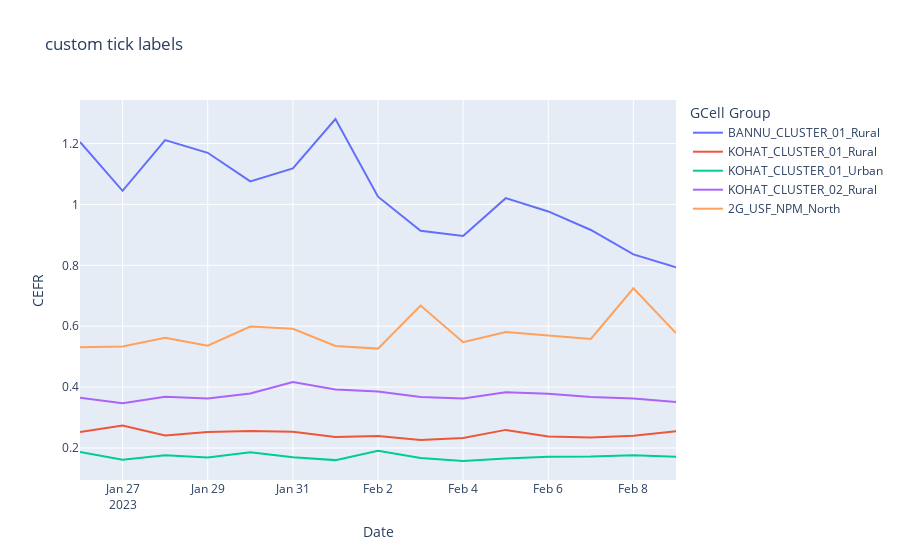
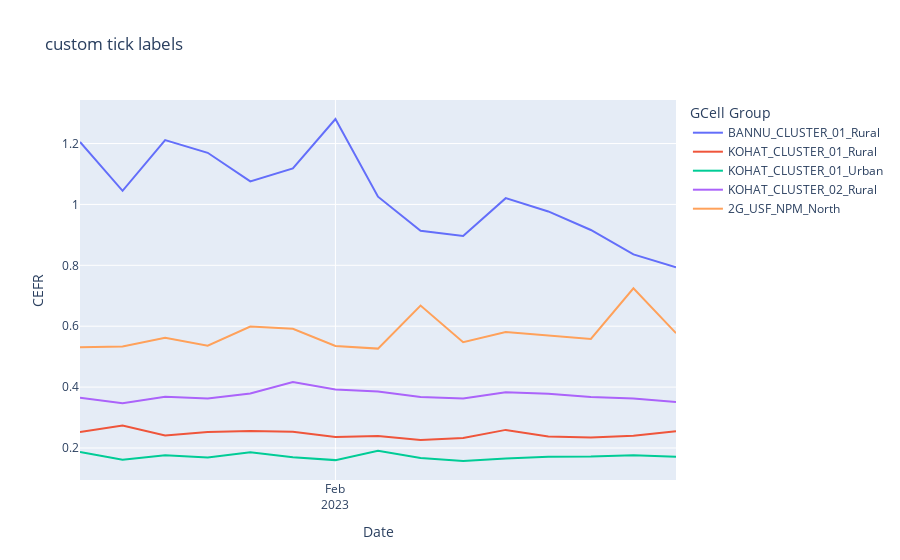

Here is the notebook cell these charts were saved with, in order:
### Code cell
import plotly.express as px
import pandas as pd
df = pd.read_csv("ub.csv", skiprows=6, skipfooter=1, engine="python")



fig = px.line(df, x='Date', y='CEFR', color="GCell Group",
              hover_data={"Date": "|%B %d, %Y"},
              title='custom tick labels')
fig.show()

fig.update_xaxes(
    dtick="M1",
    tickformat="%b\n%Y")
fig.show()

### Figure 1 — Plotly figure (JSON) as saved in the notebook; plotly's stock layout.template omitted (floating-point values rounded to 4 significant figures)
{"data": [{"hovertemplate": "GCell Group=BANNU_CLUSTER_01_Rural<br>Date=%{x|%B %d, %Y}<br>CEFR=%{y}<extra></extra>", "legendgroup": "BANNU_CLUSTER_01_Rural", "line": {"color": "#636efa", "dash": "solid"}, "marker": {"symbol": "circle"}, "mode": "lines", "name": "BANNU_CLUSTER_01_Rural", "orientation": "v", "showlegend": true, "type": "scatter", "x": ["2023-01-26", "2023-01-27", "2023-01-28", "2023-01-29", "2023-01-30", "2023-01-31", "2023-02-01", "2023-02-02", "2023-02-03", "2023-02-04", "2023-02-05", "2023-02-06", "2023-02-07", "2023-02-08", "2023-02-09"], "xaxis": "x", "y": [1.205, 1.045, 1.211, 1.17, 1.076, 1.118, 1.281, 1.026, 0.9134, 0.8964, 1.021, 0.977, 0.916, 0.8359, 0.7937], "yaxis": "y"}, {"hovertemplate": "GCell Group=KOHAT_CLUSTER_01_Rural<br>Date=%{x|%B %d, %Y}<br>CEFR=%{y}<extra></extra>", "legendgroup": "KOHAT_CLUSTER_01_Rural", "line": {"color": "#EF553B", "dash": "solid"}, "marker": {"symbol": "circle"}, "mode": "lines", "name": "KOHAT_CLUSTER_01_Rural", "orientation": "v", "showlegend": true, "type": "scatter", "x": ["2023-01-26", "2023-01-27", "2023-01-28", "2023-01-29", "2023-01-30", "2023-01-31", "2023-02-01", "2023-02-02", "2023-02-03", "2023-02-04", "2023-02-05", "2023-02-06", "2023-02-07", "2023-02-08", "2023-02-09"], "xaxis": "x", "y": [0.2526, 0.2736, 0.2409, 0.2522, 0.2561, 0.253, 0.2357, 0.2392, 0.2261, 0.2326, 0.2594, 0.2375, 0.2347, 0.2404, 0.2546], "yaxis": "y"}, {"hovertemplate": "GCell Group=KOHAT_CLUSTER_01_Urban<br>Date=%{x|%B %d, %Y}<br>CEFR=%{y}<extra></extra>", "legendgroup": "KOHAT_CLUSTER_01_Urban", "line": {"color": "#00cc96", "dash": "solid"}, "marker": {"symbol": "circle"}, "mode": "lines", "name": "KOHAT_CLUSTER_01_Urban", "orientation": "v", "showlegend": true, "type": "scatter", "x": ["2023-01-26", "2023-01-27", "2023-01-28", "2023-01-29", "2023-01-30", "2023-01-31", "2023-02-01", "2023-02-02", "2023-02-03", "2023-02-04", "2023-02-05", "2023-02-06", "2023-02-07", "2023-02-08", "2023-02-09"], "xaxis": "x", "y": [0.1871, 0.161, 0.176, 0.1689, 0.1862, 0.1693, 0.1601, 0.1906, 0.1669, 0.1572, 0.1651, 0.1711, 0.1716, 0.1762, 0.171], "yaxis": "y"}, {"hovertemplate": "GCell Group=KOHAT_CLUSTER_02_Rural<br>Date=%{x|%B %d, %Y}<br>CEFR=%{y}<extra></extra>", "legendgroup": "KOHAT_CLUSTER_02_Rural", "line": {"color": "#ab63fa", "dash": "solid"}, "marker": {"symbol": "circle"}, "mode": "lines", "name": "KOHAT_CLUSTER_02_Rural", "orientation": "v", "showlegend": true, "type": "scatter", "x": ["2023-01-26", "2023-01-27", "2023-01-28", "2023-01-29", "2023-01-30", "2023-01-31", "2023-02-01", "2023-02-02", "2023-02-03", "2023-02-04", "2023-02-05", "2023-02-06", "2023-02-07", "2023-02-08", "2023-02-09"], "xaxis": "x", "y": [0.365, 0.347, 0.3679, 0.3622, 0.3787, 0.4166, 0.3921, 0.3857, 0.3675, 0.3625, 0.3834, 0.3777, 0.3673, 0.3625, 0.3506], "yaxis": "y"}, {"hovertemplate": "GCell Group=2G_USF_NPM_North<br>Date=%{x|%B %d, %Y}<br>CEFR=%{y}<extra></extra>", "legendgroup": "2G_USF_NPM_North", "line": {"color": "#FFA15A", "dash": "solid"}, "marker": {"symbol": "circle"}, "mode": "lines", "name": "2G_USF_NPM_North", "orientation": "v", "showlegend": true, "type": "scatter", "x": ["2023-01-26", "2023-01-27", "2023-01-28", "2023-01-29", "2023-01-30", "2023-01-31", "2023-02-01", "2023-02-02", "2023-02-03", "2023-02-04", "2023-02-05", "2023-02-06", "2023-02-07", "2023-02-08", "2023-02-09"], "xaxis": "x", "y": [0.5308, 0.5335, 0.5618, 0.5358, 0.5991, 0.5913, 0.535, 0.5264, 0.6678, 0.5473, 0.5811, 0.569, 0.558, 0.7245, 0.5771], "yaxis": "y"}], "layout": {"legend": {"title": {"text": "GCell Group"}, "tracegroupgap": 0}, "title": {"text": "custom tick labels"}, "xaxis": {"anchor": "y", "domain": [0, 1], "title": {"text": "Date"}}, "yaxis": {"anchor": "x", "domain": [0, 1], "title": {"text": "CEFR"}}}}

### Figure 2 — Plotly figure (JSON) as saved in the notebook; plotly's stock layout.template omitted (floating-point values rounded to 4 significant figures)
{"data": [{"hovertemplate": "GCell Group=BANNU_CLUSTER_01_Rural<br>Date=%{x|%B %d, %Y}<br>CEFR=%{y}<extra></extra>", "legendgroup": "BANNU_CLUSTER_01_Rural", "line": {"color": "#636efa", "dash": "solid"}, "marker": {"symbol": "circle"}, "mode": "lines", "name": "BANNU_CLUSTER_01_Rural", "orientation": "v", "showlegend": true, "type": "scatter", "x": ["2023-01-26", "2023-01-27", "2023-01-28", "2023-01-29", "2023-01-30", "2023-01-31", "2023-02-01", "2023-02-02", "2023-02-03", "2023-02-04", "2023-02-05", "2023-02-06", "2023-02-07", "2023-02-08", "2023-02-09"], "xaxis": "x", "y": [1.205, 1.045, 1.211, 1.17, 1.076, 1.118, 1.281, 1.026, 0.9134, 0.8964, 1.021, 0.977, 0.916, 0.8359, 0.7937], "yaxis": "y"}, {"hovertemplate": "GCell Group=KOHAT_CLUSTER_01_Rural<br>Date=%{x|%B %d, %Y}<br>CEFR=%{y}<extra></extra>", "legendgroup": "KOHAT_CLUSTER_01_Rural", "line": {"color": "#EF553B", "dash": "solid"}, "marker": {"symbol": "circle"}, "mode": "lines", "name": "KOHAT_CLUSTER_01_Rural", "orientation": "v", "showlegend": true, "type": "scatter", "x": ["2023-01-26", "2023-01-27", "2023-01-28", "2023-01-29", "2023-01-30", "2023-01-31", "2023-02-01", "2023-02-02", "2023-02-03", "2023-02-04", "2023-02-05", "2023-02-06", "2023-02-07", "2023-02-08", "2023-02-09"], "xaxis": "x", "y": [0.2526, 0.2736, 0.2409, 0.2522, 0.2561, 0.253, 0.2357, 0.2392, 0.2261, 0.2326, 0.2594, 0.2375, 0.2347, 0.2404, 0.2546], "yaxis": "y"}, {"hovertemplate": "GCell Group=KOHAT_CLUSTER_01_Urban<br>Date=%{x|%B %d, %Y}<br>CEFR=%{y}<extra></extra>", "legendgroup": "KOHAT_CLUSTER_01_Urban", "line": {"color": "#00cc96", "dash": "solid"}, "marker": {"symbol": "circle"}, "mode": "lines", "name": "KOHAT_CLUSTER_01_Urban", "orientation": "v", "showlegend": true, "type": "scatter", "x": ["2023-01-26", "2023-01-27", "2023-01-28", "2023-01-29", "2023-01-30", "2023-01-31", "2023-02-01", "2023-02-02", "2023-02-03", "2023-02-04", "2023-02-05", "2023-02-06", "2023-02-07", "2023-02-08", "2023-02-09"], "xaxis": "x", "y": [0.1871, 0.161, 0.176, 0.1689, 0.1862, 0.1693, 0.1601, 0.1906, 0.1669, 0.1572, 0.1651, 0.1711, 0.1716, 0.1762, 0.171], "yaxis": "y"}, {"hovertemplate": "GCell Group=KOHAT_CLUSTER_02_Rural<br>Date=%{x|%B %d, %Y}<br>CEFR=%{y}<extra></extra>", "legendgroup": "KOHAT_CLUSTER_02_Rural", "line": {"color": "#ab63fa", "dash": "solid"}, "marker": {"symbol": "circle"}, "mode": "lines", "name": "KOHAT_CLUSTER_02_Rural", "orientation": "v", "showlegend": true, "type": "scatter", "x": ["2023-01-26", "2023-01-27", "2023-01-28", "2023-01-29", "2023-01-30", "2023-01-31", "2023-02-01", "2023-02-02", "2023-02-03", "2023-02-04", "2023-02-05", "2023-02-06", "2023-02-07", "2023-02-08", "2023-02-09"], "xaxis": "x", "y": [0.365, 0.347, 0.3679, 0.3622, 0.3787, 0.4166, 0.3921, 0.3857, 0.3675, 0.3625, 0.3834, 0.3777, 0.3673, 0.3625, 0.3506], "yaxis": "y"}, {"hovertemplate": "GCell Group=2G_USF_NPM_North<br>Date=%{x|%B %d, %Y}<br>CEFR=%{y}<extra></extra>", "legendgroup": "2G_USF_NPM_North", "line": {"color": "#FFA15A", "dash": "solid"}, "marker": {"symbol": "circle"}, "mode": "lines", "name": "2G_USF_NPM_North", "orientation": "v", "showlegend": true, "type": "scatter", "x": ["2023-01-26", "2023-01-27", "2023-01-28", "2023-01-29", "2023-01-30", "2023-01-31", "2023-02-01", "2023-02-02", "2023-02-03", "2023-02-04", "2023-02-05", "2023-02-06", "2023-02-07", "2023-02-08", "2023-02-09"], "xaxis": "x", "y": [0.5308, 0.5335, 0.5618, 0.5358, 0.5991, 0.5913, 0.535, 0.5264, 0.6678, 0.5473, 0.5811, 0.569, 0.558, 0.7245, 0.5771], "yaxis": "y"}], "layout": {"legend": {"title": {"text": "GCell Group"}, "tracegroupgap": 0}, "title": {"text": "custom tick labels"}, "xaxis": {"anchor": "y", "domain": [0, 1], "dtick": "M1", "tickformat": "%b\n%Y", "title": {"text": "Date"}}, "yaxis": {"anchor": "x", "domain": [0, 1], "title": {"text": "CEFR"}}}}
